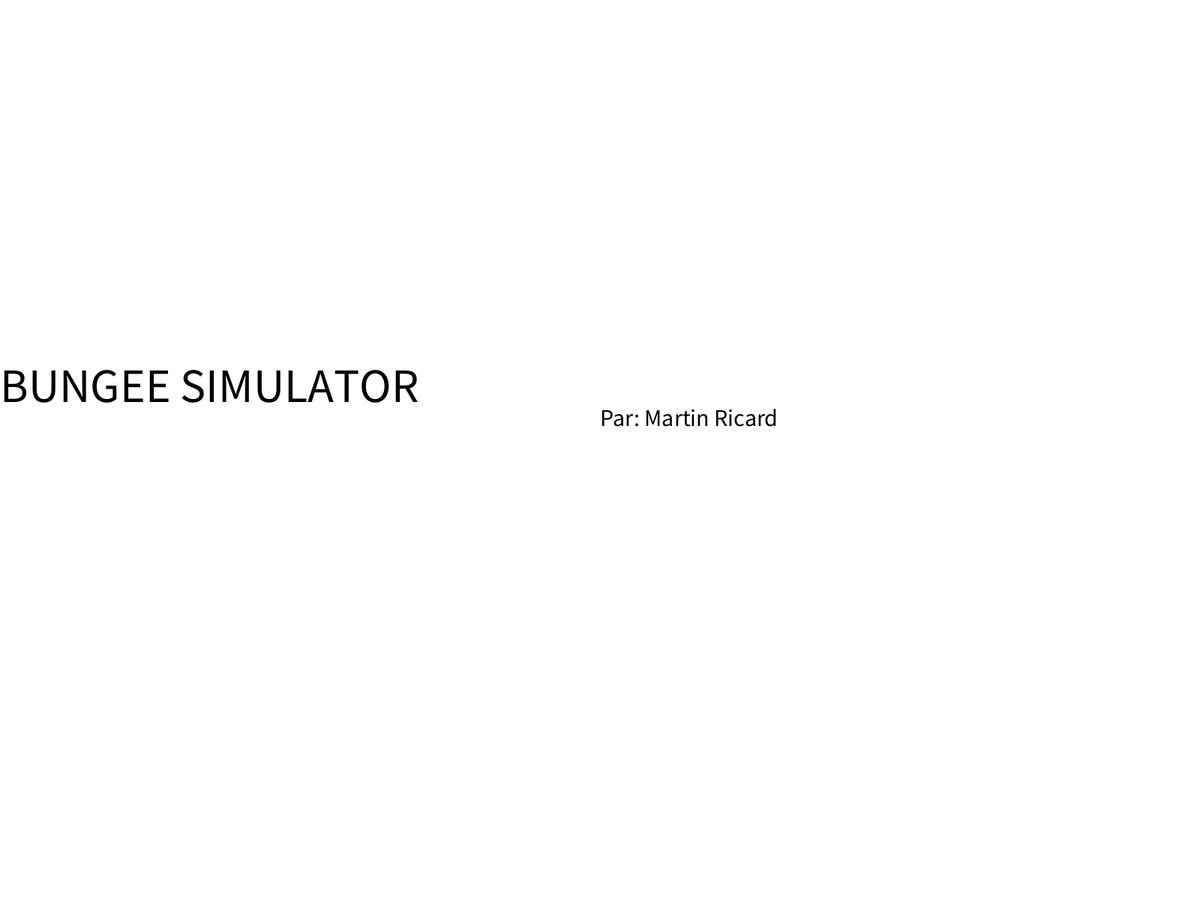
Frame 1 (no input)
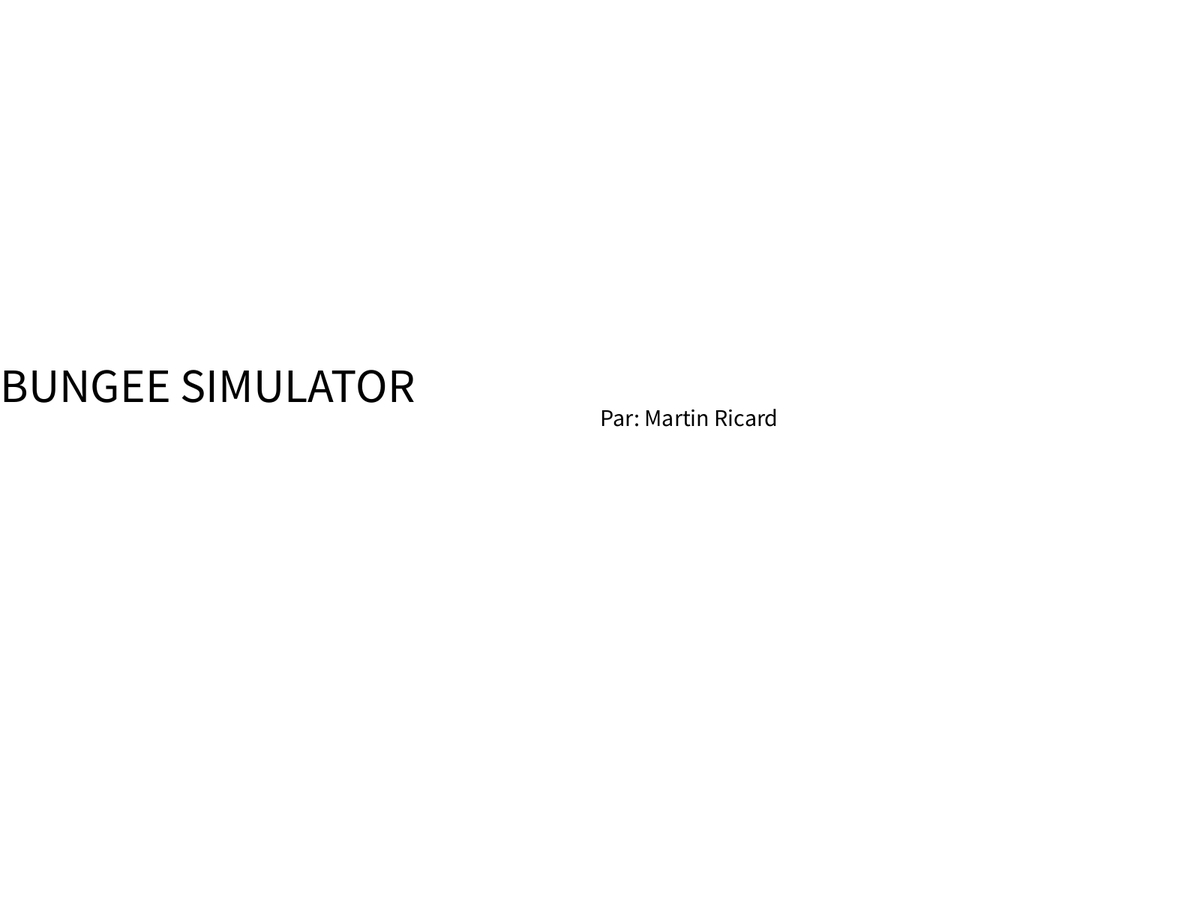
Frame 60 (the mouse pressed at the canvas centre just before this capture)
Frame 120 (the mouse held since frame 60 and released just before this capture): identical to frame 60, image omitted

The Processing sketch that drew these frames (run headless with seeded random() and noise(); from frame 60 on, the mouse is pressed at the canvas centre):

// Processing sketch: Session
// ── Session.pde

 PVector gravity = new PVector(0,0.2);
 Anchor anchor;
 Mover mov;
 Net net;
 
 Anchor left;
 Anchor right;
static State state;
static State current=state.Splash;
sFactory springs=null;
sFactory netSpr=null;
 int start;
 float time;
boolean exploded=false;

void setup() {
  //size(800,600);
  fullScreen();
  anchor=new Anchor(width/2,40);
  left= new Anchor(0,height/2-10);
  right= new Anchor(width-20,height/2-10);
  mov=new Mover(width/2,40,random(30,60));
  net=new Net(left,right);
   springs=new NetSpring();
   netSpr=springs;
  springs=new Spring(mov,anchor,height-150,"top");

  start=millis();
}

void draw() {
  if(current==current.Splash){
    background(255);
    fill(0);
    textSize(64);
    text("BUNGEE SIMULATOR",0,height/2-64);
      textSize(32);
     text("Par: Martin Ricard",width/2,height/2-32);
  }
  else
  {
      background( 0);
  anchor.display();
  left.display();
  right.display();
  update();
  display();
  }
  time=millis()-start;
if(time>=5000 && current!=current.Splash){
  setup();
 } 
 else if(time>=5000 && current==current.Splash){
     current=current.Animation;
     start=millis();
 }
}

void update(){
    mov.applyForce(gravity);
  springs.constrainLength(mov,10,height+100);
 
    mov.update();
    springs.update();
     if(mov.mass!=0){
    net.update();
  }
  mov.checkEdges();
  if(mov.isInside(net)){
  net.movers[1].applyHit(mov.velocity,mov.mass);
  net.movers[1].mass=mov.mass;
  net.movers[1].acceleration=mov.acceleration;
  net.movers[1].velocity=mov.velocity;

  }


}
void display(){
          net.display();

  if(mov.touched  )
  {
       mov.ps.addParticle();
  mov.ps.run();  
   net.movers[1].mass=1;
  net.movers[1].acceleration.mult(0);
  net.movers[1].velocity.mult(0);
  }
  else{
      springs.display();
      mov.display();
  }
    

}

 void keyPressed(){
  switch(key){
   case 'r':setup();
             break;
  }
 }
// ── Anchor.pde

class Anchor { 
  PVector position;

  Anchor(float x, float y) {
    position = new PVector(x,y);
  } 

  void display() { 
    stroke(255);
    strokeWeight(2);
    fill(175);
   rect(position.x,position.y,20,20);
  } 
}
// ── Mover.pde

class Mover { 
  PVector position;
  PVector velocity;
  PVector acceleration;
  float mass;
  boolean touched=false;
  ParticleSystem ps;
  boolean net=false;
  // Arbitrary damping to simulate friction / drag 
  float damping = 0.95;
  
  Mover(){};
  Mover(PVector pos,float _mass){
  position=pos;
  acceleration=new PVector();
  velocity = new PVector();
  mass=_mass;
  net=true;
}
  Mover(float x, float y,float mass_) {
    position = new PVector(x,y);
    velocity = new PVector();
    acceleration = new PVector();
    mass=mass_;

  } 

  // Standard Euler integration
  void update() { 
    velocity.add(acceleration);
    velocity.mult(damping);
    position.add(velocity);
    acceleration.mult(0);
  }

  void applyForce(PVector force) {
   PVector f = PVector.div (force, mass);
   
    this.acceleration.add(f);
  }
   void applyHit(PVector force,float _mass) {
   PVector f = PVector.div (force, _mass);
   
    this.acceleration.add(f);
  }
  
  void display() { 
    if(net){
          stroke(255);
        noFill();
    ellipse(position.x,position.y,20,20);
    }
    else{
          stroke(255);
    fill(255,218,185);
    ellipse(position.x,position.y,50,50);
    }

  } 
  void checkEdges() {
    /*if (position.x > width) {
      position.x = width;
      velocity.x *= -0.9;
    } else if (position.x < 0) {
      velocity.x *= -0.9;
      position.x = 0;
    }
    */
    if (position.y+25 > height) {
      velocity.y *= -0.9;
      position.y = height;
     touched=true;
      ps = new ParticleSystem(new PVector(width/2,height-10));   
      //this.velocity=new PVector(0,0);
      this.mass=0;
      //this.acceleration=new PVector(0,0);
    }
      else if(position.y <=0){
      velocity.y*=-0.9;
      position.y=0;
    }
  }

boolean isInside(Net l) {
  
  if (position.y>=l.movers[1].position.y )
    return true;
   
   return false;
}
  
//bracket de fin de classe
}
// ── Net.pde
class Net{
 NetSpring[] springs=new NetSpring[2];
 Spring left;
 Spring right;
 Mover[] movers=new Mover[3];
 PVector Positionl=new PVector(100,height/2);
 PVector Positionm=new PVector(width/2,height/2);
 PVector Positionr=new PVector(width-100,height/2);

 int nbmovers=3;
 Net(Anchor _left,Anchor _right){

    movers[0]=new Mover(Positionl,1);
    movers[1]=new Mover(Positionm,1);
    movers[2]=new Mover(Positionr,1);
    left=new Spring(movers[0],_left,100,"left");
    right=new Spring(movers[2],_right,80,"right");
    springs[0]=new NetSpring(movers[0],movers[1],200);
    springs[1]=new NetSpring(movers[1],movers[2],200);


 }
 void display()
 {
   for(int i=0;i<nbmovers;i++){
        movers[i].display();
       }
    left.display();
    right.display();
    springs[0].display();
    springs[1].display();
 }
 
  void update()
 {
   for(int i=0;i<nbmovers;i++){
        movers[i].update();
       }
       left.update();
       right.update();
           springs[0].update();
    springs[1].update();
 }
  
}
// ── NetSpring.pde
class NetSpring extends Spring implements sFactory{
  Mover left;
  Mover right;
  int len;
   NetSpring(){super();} 
   NetSpring(Mover _left,Mover _right,int _len){
     left=_left;
     right=_right;
     len=_len;
   }

   void update() {
 
    if(right.touched)
    {
      
       PVector force= PVector.sub(right.position, left.position);
    // What is distance
    float d = force.mag();
    // Stretch is difference between current distance and rest length
    float stretch = d-len;
    // F = k * stretch
    force.normalize();
    force.mult(-1 * k * stretch);
    right.applyForce(force);
    }
   
  }
 // Constrain the distance between bob and anchor between min and max
  void constrainLength(Mover b, float minlen, float maxlen) {
   
  }

  void display() {
    strokeWeight(2);
    stroke(255);
   line(left.position.x, left.position.y, right.position.x, right.position.y);
  }
   
}
// ── Particle.pde
class Particle {
  PVector location;
  PVector velocity;
  PVector acceleration;
  float lifespan;

  float mass = 1;

  Particle(PVector l) {
    super();
    acceleration = new PVector(0,0);
    velocity = new PVector(random(-1,1),random(-2,0));
    location = l.copy();
    lifespan = 100.0;
  }

  void run() {
    update();
    display();
  }
  void applyForce(PVector force) {
    PVector f = force.copy();
    f.div(mass);
    acceleration.add(f);
  }
  void update() {
    velocity.add(acceleration);
    location.add(velocity);
    acceleration.mult(0);
    lifespan -= 2.0;
  }
  void display() {
    stroke( 255,218,185,lifespan);
    fill( 138,7,7,lifespan);
    ellipse(location.x,location.y,8,8);
  }
  boolean isDead() {
    if (lifespan < 0.0) {
      return true;
    } else {
      return false;
    }
  }

}
// ── ParticleSystem.pde

class ParticleSystem {
  ArrayList<Particle> particles;
  PVector origin;

ParticleSystem(){};
  ParticleSystem(PVector position) {
    origin = position.copy();
    particles = new ArrayList<Particle>();
  }

  void addParticle() {
    particles.add(new Particle(origin));
  }

  void applyForce(PVector f) {
    for (Particle p: particles) {
      p.applyForce(f);
    }
  }

  void run() {
    for (int i = particles.size()-1; i >= 0; i--) {
      Particle p = particles.get(i);
      p.run();
      if (p.isDead()) {
        particles.remove(i);
      }
    }
  }
}
// ── SFactory.pde
interface sFactory{
 
  void update();
  void  constrainLength(Mover m,float min,float max);
  void display();
  
  
}
// ── Spring.pde

class Spring implements sFactory{ 

  // position
  Anchor anchor=null;
  Mover anc;
  String name;
  // Rest length and spring constant
  float len;
  float k = 0.2;
  
  Mover mov;
  
Spring(){};
  Spring(Mover _mov,Anchor _anchor,int l,String _name) {
    anchor=_anchor;
    mov = _mov;
    len = l;
    name=_name;
  } 

  // Calculate spring force
  void update() {
 
    if(!mov.touched)
    {
             PVector force= PVector.sub(mov.position, anchor.position);
    // What is distance
    float d = force.mag();
    // Stretch is difference between current distance and rest length
    float stretch = d-len;
    // F = k * stretch
    force.normalize();
    force.mult(-1 * k * stretch);
    mov.applyForce(force);      

    }
 
   
  }
 // Constrain the distance between bob and anchor between min and max
  void constrainLength(Mover b, float minlen, float maxlen) {
    PVector dir = PVector.sub(b.position, anchor.position);
    float d = dir.mag();
    // Is it too short?
    if (d < minlen) {
      dir.normalize();
      dir.mult(minlen);
      // Reset position and stop from moving (not realistic physics)
      b.position = PVector.add(anchor.position, dir);
      b.velocity.mult(0);
      // Is it too long?
    } 
    else if (d > maxlen) {
      dir.normalize();
      dir.mult(maxlen);
      // Reset position and stop from moving (not realistic physics)
      b.position = PVector.add(anchor.position, dir);
      b.velocity.mult(0);
    }
  }

  void display() {
    strokeWeight(2);
    stroke(255);
    if(name=="top")
   line(anchor.position.x+10, anchor.position.y+20, mov.position.x, mov.position.y);
   else if(name=="left")
     line(anchor.position.x+20, anchor.position.y+10, mov.position.x, mov.position.y);
    else
    line(anchor.position.x, anchor.position.y+10, mov.position.x, mov.position.y);

  }
}
// ── State.pde
public static enum State{
  Splash,
  Animation}
